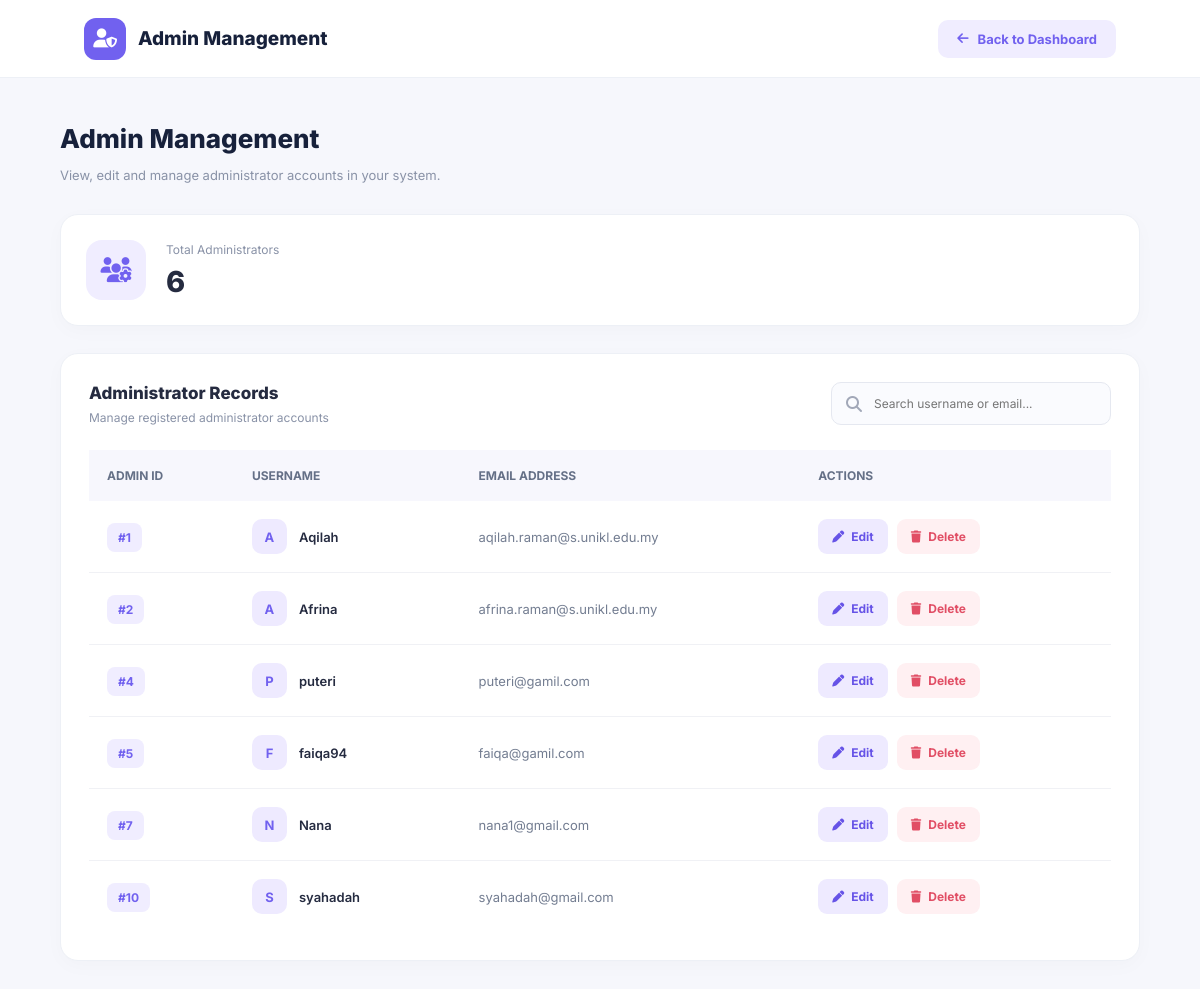
Page /adminview.php on the committed database.
### tables this page shows
CREATE TABLE `myadmin` (
  `id` int(11) NOT NULL,
  `username` varchar(50) NOT NULL,
  `email` varchar(100) NOT NULL,
  `password` varchar(255) NOT NULL
);

### adminview.php (the view, shortened to what this page needs)
<?php
include 'config.php';
$sql = "SELECT id, username, email
        FROM myadmin ORDER BY id ASC";
$result = $conn->query($sql);
$admins = [];
if ($result) {
    while ($row = $result->fetch_assoc()) {
        $admins[] = $row;
    }
}
$totalAdmins = count($admins);
function e($value) {
    return htmlspecialchars(
        (string)$value,
        ENT_QUOTES,
        'UTF-8'
    );
}
?>
<!DOCTYPE html>
<html lang="en">
<head>
<link rel="stylesheet"
href="https://cdnjs.cloudflare.com/ajax/libs/font-awesome/6.4.2/css/all.min.css">
</head>
<body>
<nav class="navbar">
    <div class="logo">
        <div class="logo-icon">
            <i class="fa-solid fa-user-shield"></i>
        </div>
        Admin Management
    </div>
    <a href="adminhome.php" class="back-btn">
        <i class="fa-solid fa-arrow-left"></i>
        Back to Dashboard
    </a>
</nav>
<div class="container">
    <div class="page-heading">
        <h1>Admin Management</h1>
        <p>
            View, edit and manage administrator
            accounts in your system.
        </p>
    </div>
    <div class="summary-card">
        <div class="summary-icon">
            <i class="fa-solid fa-users-gear"></i>
        </div>
        <div>
            <p>Total Administrators</p>
            <h2><?= $totalAdmins ?></h2>
        </div>
    </div>
    <div class="table-card">
        <div class="table-header">
            <div class="table-title">
                <h2>Administrator Records</h2>
                <p>
                    Manage registered administrator accounts
                </p>
            </div>
            <div class="search-box">
                <i class="fa-solid fa-magnifying-glass"></i>
                <input
                    type="text"
                    id="searchInput"
                    placeholder="Search username or email..."
                    oninput="searchAdmins()"
                >
            </div>
        </div>
        <div class="table-responsive">
            <table id="adminTable">
                <thead>
                    <tr>
                        <th>ADMIN ID</th>
                        <th>USERNAME</th>
                        <th>EMAIL ADDRESS</th>
                        <th>ACTIONS</th>
                    </tr>
                </thead>
                <tbody>
                <?php if ($totalAdmins > 0): ?>
                    <?php foreach ($admins as $admin): ?>
                    <tr class="admin-row">
                        <td>
                            <span class="id-badge">
                                #<?= (int)$admin['id'] ?>
                            </span>
                        </td>
                        <td>
                            <div class="user-cell">
                                <div class="user-avatar">
                                    <?= e(strtoupper(
                                        substr($admin['username'], 0, 1)
                                    )) ?>
                                </div>
                                <span class="username">
                                    <?= e($admin['username']) ?>
                                </span>
                            </div>
                        </td>
                        <td>
                            <span class="email">
                                <?= e($admin['email']) ?>
                            </span>
                        </td>
                        <td>
                            <div class="actions">
                                <button
                                    type="button"
                                    class="btn btn-edit"
                                    data-id="<?= (int)$admin['id'] ?>"
                                    data-username="<?= e($admin['username']) ?>"
                                    data-email="<?= e($admin['email']) ?>"
                                    onclick="openEdit(this)"
                                >
                                    <i class="fa-solid fa-pen"></i>
                                    Edit
                                </button>
                                <button
                                    type="button"
                                    class="btn btn-delete"
                                    data-id="<?= (int)$admin['id'] ?>"
                                    data-username="<?= e($admin['username']) ?>"
                                    onclick="openDelete(this)"
                                >
                                    <i class="fa-solid fa-trash"></i>
                                    Delete
                                </button>
                            </div>
                        </td>
                    </tr>
                    <?php endforeach; ?>
                <?php endif; ?>
                </tbody>
            </table>
        </div>
    </div>
</div>
</body>
</html>

### adminview.php (style rules this page uses)
:root { --navy: #17213b; --purple: #7161ef; --light-purple: #f0edff; --bg: #f6f7fc; --text: #252b40; --muted: #8992a7; --border: #edf0f6; }
* { box-sizing: border-box; margin: 0; padding: 0; }
body { font-family: 'Inter', sans-serif; background: var(--bg); color: var(--text); }
.navbar { height: 78px; background: white; border-bottom: 1px solid var(--border); display: flex; align-items: center; justify-content: space-between; padding: 0 7%; }
.logo { display: flex; align-items: center; gap: 12px; font-size: 19px; font-weight: 800; color: var(--navy); }
.logo-icon { width: 42px; height: 42px; background: var(--purple); color: white; display: grid; place-items: center; border-radius: 12px; }
.back-btn { background: #f0edff; color: var(--purple); padding: 11px 19px; border-radius: 10px; font-size: 13px; font-weight: 700; text-decoration: none; display: flex; align-items: center; gap: 9px; transition: .2s; }
.container { width: 90%; max-width: 1250px; margin: 45px auto; }
.page-heading { margin-bottom: 28px; }
.page-heading h1 { font-size: 26px; font-weight: 800; color: var(--navy); margin-bottom: 10px; }
.page-heading p { font-size: 13px; color: var(--muted); line-height: 1.7; }
.summary-card { background: white; border: 1px solid var(--border); border-radius: 18px; padding: 25px; display: flex; align-items: center; gap: 20px; margin-bottom: 27px; box-shadow: 0 5px 20px #20263a06; }
.summary-icon { width: 60px; height: 60px; border-radius: 16px; background: var(--light-purple); color: var(--purple); display: grid; place-items: center; font-size: 25px; }
.summary-card p { font-size: 12px; color: var(--muted); margin-bottom: 7px; }
.summary-card h2 { font-size: 29px; font-weight: 800; }
.table-card { background: white; border-radius: 18px; border: 1px solid var(--border); box-shadow: 0 5px 20px #20263a06; padding: 28px; }
.table-header { display: flex; justify-content: space-between; align-items: center; flex-wrap: wrap; gap: 18px; margin-bottom: 25px; }
.table-title h2 { font-size: 17px; font-weight: 800; margin-bottom: 7px; }
.table-title p { font-size: 12px; color: var(--muted); }
.search-box { position: relative; }
.search-box i { position: absolute; top: 50%; left: 15px; transform: translateY(-50%); color: #a2a8b8; }
.search-box input { border: 1px solid #e5e8f0; outline: none; background: #fafbfe; border-radius: 10px; width: 280px; padding: 13px 15px 13px 42px; font-family: inherit; font-size: 12px; transition: .2s; }
.table-responsive { overflow-x: auto; }
table { width: 100%; border-collapse: collapse; text-align: left; }
thead { background: #f7f7fd; }
th { padding: 18px; font-size: 12px; color: #657087; font-weight: 700; white-space: nowrap; }
td { padding: 18px; font-size: 13px; border-bottom: 1px solid #f0f1f5; }
tbody tr:last-child td { border-bottom: none; }
.id-badge { background: #f0edff; color: var(--purple); padding: 7px 11px; border-radius: 8px; font-weight: 700; font-size: 12px; }
.user-cell { display: flex; align-items: center; gap: 12px; }
.user-avatar { width: 35px; height: 35px; background: #eeeaff; color: var(--purple); display: grid; place-items: center; border-radius: 10px; font-weight: 700; flex-shrink: 0; }
.username { font-weight: 600; }
.email { color: #737d91; }
.actions { display: flex; align-items: center; gap: 9px; }
.btn { border: none; cursor: pointer; border-radius: 9px; padding: 10px 14px; font-size: 12px; font-weight: 700; font-family: inherit; display: inline-flex; align-items: center; justify-content: center; gap: 7px; transition: .2s; }
.btn-edit { color: #6653e7; background: #eeeaff; }
.btn-delete { color: #e14e65; background: #fff0f2; }

### rows in the picture
myadmin: id "1", username "A", username "Aqilah", email "aqilah.raman@s.unikl.edu.my"
myadmin: id "2", username "A", username "Afrina", email "afrina.raman@s.unikl.edu.my"
myadmin: id "4", username "P", username "puteri", email "puteri@gamil.com"
myadmin: id "5", username "F", username "faiqa94", email "faiqa@gamil.com"
myadmin: id "7", username "N", username "Nana", email "nana1@gmail.com"
myadmin: id "10", username "S", username "syahadah", email "syahadah@gmail.com"

### other values in the picture
$totalAdmins "6"
